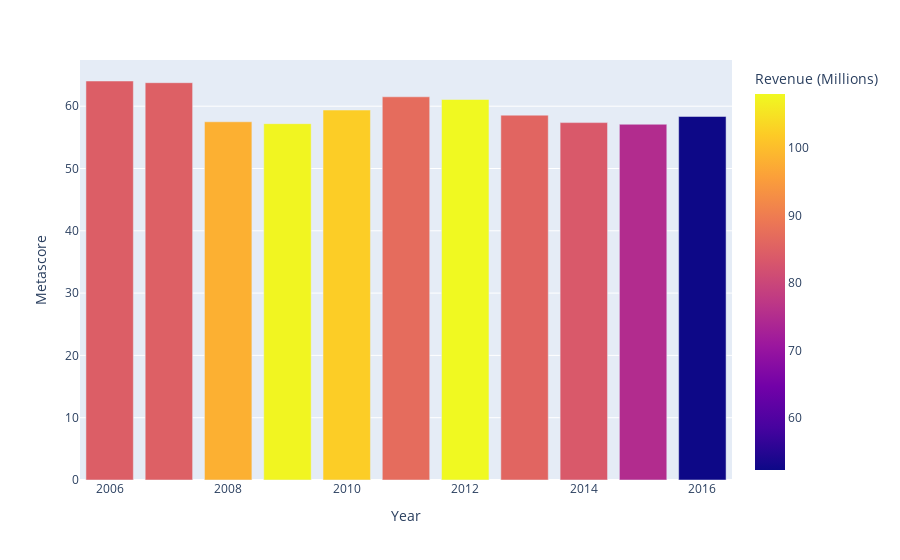

Notebook cell for this chart:
### Code cell
fig = px.bar(df3, x='Year', y='Metascore',color='Revenue (Millions)')
fig.show()

### Figure 1 — Plotly figure (JSON) as saved in the notebook; plotly's stock layout.template omitted (floating-point values rounded to 4 significant figures)
{"data": [{"alignmentgroup": "True", "hovertemplate": "Year=%{x}<br>Metascore=%{y}<br>Revenue (Millions)=%{marker.color}<extra></extra>", "legendgroup": "", "marker": {"color": [84.51, 84.8, 98.08, 107.5, 102.2, 86.97, 108.0, 85.8, 83.52, 74.9, 52.31], "coloraxis": "coloraxis"}, "name": "", "offsetgroup": "", "orientation": "v", "showlegend": false, "textposition": "auto", "type": "bar", "x": [2006, 2007, 2008, 2009, 2010, 2011, 2012, 2013, 2014, 2015, 2016], "xaxis": "x", "y": [64.04, 63.77, 57.5, 57.2, 59.38, 61.51, 61.08, 58.56, 57.37, 57.1, 58.35], "yaxis": "y"}], "layout": {"barmode": "relative", "coloraxis": {"colorbar": {"title": {"text": "Revenue (Millions)"}}, "colorscale": [[0, "#0d0887"], [0.1111, "#46039f"], [0.2222, "#7201a8"], [0.3333, "#9c179e"], [0.4444, "#bd3786"], [0.5556, "#d8576b"], [0.6667, "#ed7953"], [0.7778, "#fb9f3a"], [0.8889, "#fdca26"], [1, "#f0f921"]]}, "legend": {"tracegroupgap": 0}, "margin": {"t": 60}, "xaxis": {"anchor": "y", "domain": [0, 1], "title": {"text": "Year"}}, "yaxis": {"anchor": "x", "domain": [0, 1], "title": {"text": "Metascore"}}}}
